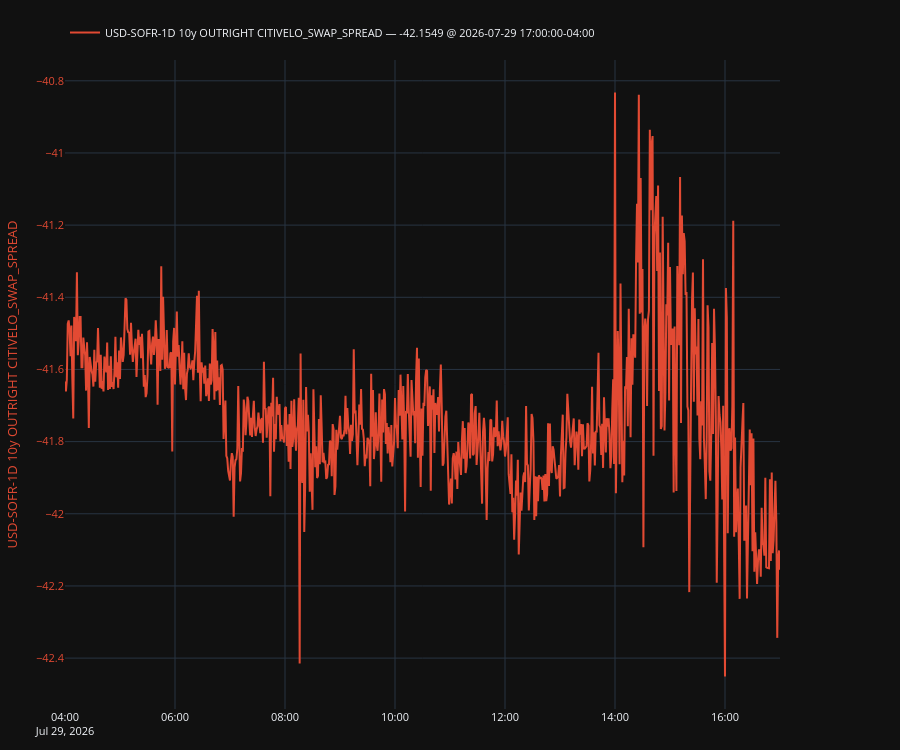

Notebook code cell kept with this figure:
### Code cell
plot, fig, ax, ax2, legend = make_secondary_axis_plot(engine="plotly")
plot(intraday["USD-SOFR-1D 10y OUTRIGHT CITIVELO_SWAP_SPREAD"], which="left")
# plot(intraday["EUR-ESTR-1D 10Y"], which="right")
# plot(intraday["GBP-SONIA-1D 10Y"], which="right")
legend(valfmt="{:.4f}", show_date=True)

### Figure 1 — Plotly figure (JSON) as saved in the notebook; plotly's stock layout.template omitted (floating-point values rounded to 4 significant figures; data arrays with more than 128 entries replaced by an {"elided": "..."} marker saying what was removed)
{"data": [{"line": {"color": "#E24A33"}, "mode": "lines", "name": "USD-SOFR-1D 10y OUTRIGHT CITIVELO_SWAP_SPREAD — -42.1549 @ 2026-07-29 17:00:00-04:00", "showlegend": true, "type": "scatter", "x": {"elided": "781 str values"}, "y": {"elided": "781 float values"}, "yaxis": "y"}], "layout": {"font": {"size": 11}, "height": 750, "legend": {"orientation": "h", "x": 0.0, "xanchor": "left", "y": 1.02, "yanchor": "bottom"}, "margin": {"b": 40, "l": 60, "r": 120, "t": 60}, "newshape": {"line": {"color": "red"}}, "title": {}, "xaxis": {"showgrid": true, "showspikes": true, "spikecolor": "white", "spikemode": "across", "spikesnap": "cursor"}, "yaxis": {"showgrid": true, "showspikes": true, "spikecolor": "white", "spikesnap": "cursor", "spikethickness": 0.5, "tickfont": {"color": "#E24A33"}, "title": {"font": {"color": "#E24A33"}, "text": "USD-SOFR-1D 10y OUTRIGHT CITIVELO_SWAP_SPREAD"}}}}
